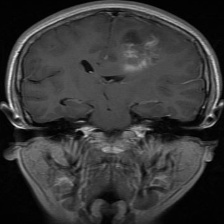
#> input picture brain-mri-224x224/Training/glioma/Tr-gl_0107.jpg, 224 x 224 px, found by its file name; its folder holds only this picture in this run
$ jupyter execute --allow-errors brain-mri-preprocessing.ipynb   (shell and % lines are left out)
#> lines starting #> are read from the running program, lines starting #| are printed output that depends on the picture; after the words box and inside, x2 and y2 are one past the last pixel; in counts of white or black regions, pixels touching at a corner belong together
# Import

[cell 1]
import numpy as np
from tqdm import tqdm
import cv2
import os
import imutils
import random

import matplotlib.pyplot as plt

# Define functions

[cell 2]
def crop_img(img):
    """
    Finds the extreme points on the image and crops the rectangular out of them
    """
    gray = cv2.cvtColor(img, cv2.COLOR_RGB2GRAY)
    gray = cv2.GaussianBlur(gray, (3, 3), 0)

    # threshold the image, then perform a series of erosions +
    # dilations to remove any small regions of noise
    thresh = cv2.threshold(gray, 45, 255, cv2.THRESH_BINARY)[1]
    thresh = cv2.erode(thresh, None, iterations=2)
    thresh = cv2.dilate(thresh, None, iterations=2)

    # find contours in thresholded image, then grab the largest one
    cnts = cv2.findContours(thresh.copy(), cv2.RETR_EXTERNAL, cv2.CHAIN_APPROX_SIMPLE)
    cnts = imutils.grab_contours(cnts)
    c = max(cnts, key=cv2.contourArea)

    # find the extreme points
    extLeft = tuple(c[c[:, :, 0].argmin()][0])
    extRight = tuple(c[c[:, :, 0].argmax()][0])
    extTop = tuple(c[c[:, :, 1].argmin()][0])
    extBot = tuple(c[c[:, :, 1].argmax()][0])
    ADD_PIXELS = 0
    new_img = img[extTop[1]-ADD_PIXELS:extBot[1]+ADD_PIXELS, extLeft[0]-ADD_PIXELS:extRight[0]+ADD_PIXELS].copy()

    return new_img

# Visualize Samples

[cell 3]
root_folder_path = '/kaggle/input/brain-tumor-mri-dataset/Training'

[cell 4]
labels = os.listdir(root_folder_path)

[cell 5]
img_paths = []
for label in labels:
    label_path = os.path.join(root_folder_path, label)
    imgs = os.listdir(label_path)
    selected_img = random.choice(imgs)
    selected_img_path = os.path.join(label_path, selected_img)
    img_paths.append(selected_img_path)
#> pass 2 of the loop `for label in labels:`:

[cell 6]
for i, img_path in enumerate(img_paths):

    img = cv2.imread(img_path)
#> img is the input picture: shape (224, 224, 3); min 0, max 250, mean 56.2
    img = cv2.cvtColor(img, cv2.COLOR_BGR2RGB)

    fig = plt.figure(figsize=(10, 16))
    rows = len(labels)
    ax = fig.add_subplot(rows, 2, 2 * i + 1)
    ax.title.set_text("Actual - " + labels[i])
    plt.imshow(img)
    plt.colorbar()

    new_img = crop_img(img)
#> in crop_img, `thresh = cv2.threshold(gray, 45, 255, cv2.THRESH_BINARY)[1]`:
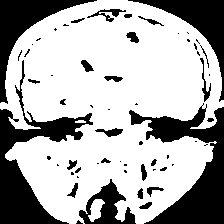
#> thresh: shape (224, 224); 68.1% white; 60 black regions (34 under 20 px), largest, box (x1, y1, x2, y2) and area: (129, 103, 224, 224) 4597, (0, 60, 93, 224) 4216, (0, 0, 97, 104) 2377
#> in crop_img, `thresh = cv2.erode(thresh, None, iterations=2)`:
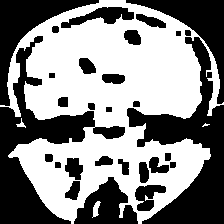
#> thresh: shape (224, 224); 53% white; 29 black regions, largest, box (x1, y1, x2, y2) and area: (127, 37, 224, 224) 6590, (0, 36, 125, 224) 6267, (0, 0, 99, 106) 2801
#> in crop_img, `thresh = cv2.dilate(thresh, None, iterations=2)`:
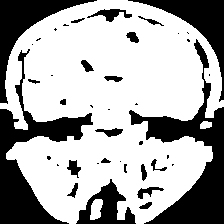
#> thresh: shape (224, 224); 66.5% white; 41 black regions (19 under 20 px)
#> in crop_img, `cnts = cv2.findContours(thresh.copy(), cv2.RETR_EXTERNAL, cv2.CHAIN_AP..`: cnts = 3 contours; box (x1, y1, x2, y2) and area: (0, 0, 224, 224) 33802, (90, 199, 103, 220) 176, (200, 121, 212, 129) 62
#> in crop_img, `c = max(cnts, key=cv2.contourArea)`: c = contour of 657 points, box (x1, y1, x2, y2) (0, 0, 224, 224), area 33802
#> in crop_img, `extLeft = tuple(c[c[:, :, 0].argmin()][0])`: extLeft = (0, 103)
#> in crop_img, `extRight = tuple(c[c[:, :, 0].argmax()][0])`: extRight = (223, 106)
#> in crop_img, `extTop = tuple(c[c[:, :, 1].argmin()][0])`: extTop = (97, 0)
#> in crop_img, `extBot = tuple(c[c[:, :, 1].argmax()][0])`: extBot = (69, 223)
#> in crop_img, `new_img = img[extTop[1]-ADD_PIXELS:extBot[1]+ADD_PIXELS, extLeft[0]-AD..`:
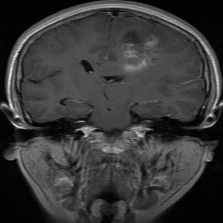
#> new_img: shape (223, 223, 3); min 0, max 250, mean 56.6
    new_img = cv2.resize(new_img,(224, 224))
#> new_img: shape (224, 224, 3)
    ax1 = fig.add_subplot(rows, 2, 2 * i + 2)
    ax1.title.set_text("Preprocess")
    plt.imshow(new_img)
    plt.colorbar()
#> pass 2 of the loop `for i, img_path in enumerate(img_paths):`:
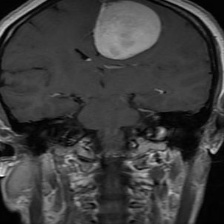
#> input picture brain-mri-224x224/Training/meningioma/Tr-me_0090.jpg, 224 x 224 px, found by its file name
#> img is the input picture: shape (224, 224, 3); min 0, max 254, mean 61.1
#> in crop_img (call 2), `thresh = cv2.dilate(thresh, None, iterations=2)`:
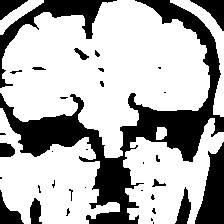
#> thresh: shape (224, 224); 69.7% white; 35 black regions (21 under 20 px)
#> cnts = 6 contours; box (x1, y1, x2, y2) and area: (0, 0, 210, 158) 20052, (0, 108, 120, 224) 6853, (123, 118, 224, 224) 5695, (170, 0, 224, 117) 1040, (0, 0, 44, 35) 430, (156, 127, 167, 140) 102
#> c = contour of 346 points, box (x1, y1, x2, y2) (0, 0, 210, 158), area 20052
#> extLeft = (0, 88)
#> extRight = (209, 87)
#> extTop = (117, 0)
#> extBot = (105, 157)
#> `new_img = cv2.resize(new_img,(224, 224))`:
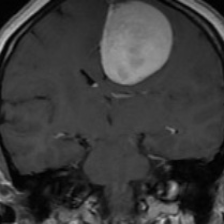
#> new_img: shape (224, 224, 3); min 1, max 200, mean 59.1

plt.show()
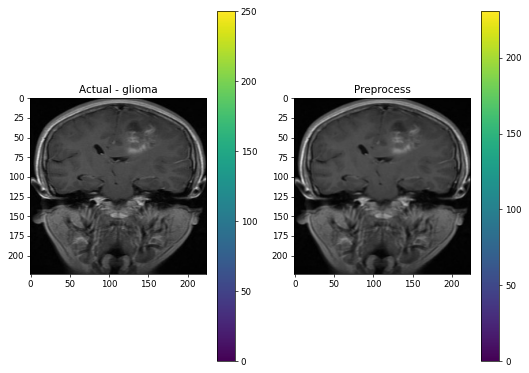
#> figure drawn by matplotlib, 4 panels
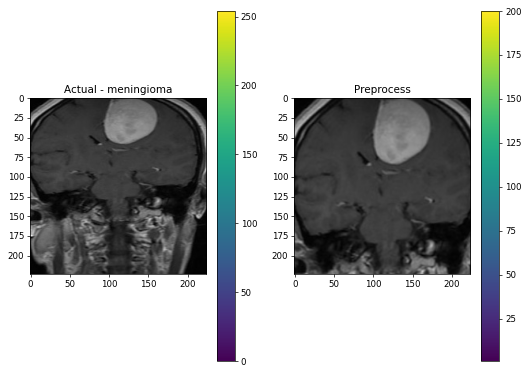
#> figure drawn by matplotlib, 4 panels
